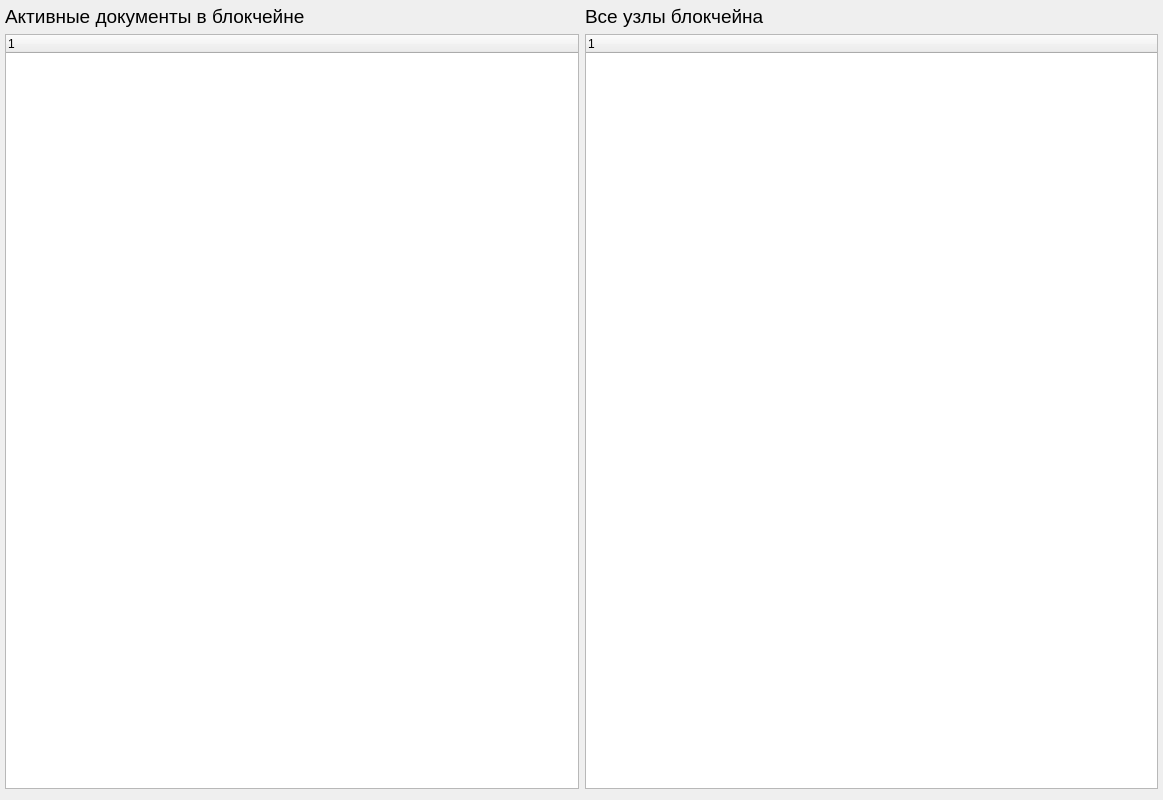
<?xml version="1.0" encoding="UTF-8"?>
<ui version="4.0">
 <class>Node_Form</class>
 <widget class="QWidget" name="Node_Form">
  <property name="geometry">
   <rect>
    <x>0</x>
    <y>0</y>
    <width>1163</width>
    <height>800</height>
   </rect>
  </property>
  <property name="minimumSize">
   <size>
    <width>700</width>
    <height>400</height>
   </size>
  </property>
  <property name="maximumSize">
   <size>
    <width>1600</width>
    <height>800</height>
   </size>
  </property>
  <property name="windowTitle">
   <string>Form</string>
  </property>
  <layout class="QVBoxLayout" name="verticalLayout_2">
   <property name="leftMargin">
    <number>0</number>
   </property>
   <property name="topMargin">
    <number>0</number>
   </property>
   <property name="rightMargin">
    <number>0</number>
   </property>
   <property name="bottomMargin">
    <number>0</number>
   </property>
   <item>
    <widget class="QWidget" name="widget_2" native="true">
     <property name="maximumSize">
      <size>
       <width>16777215</width>
       <height>16777215</height>
      </size>
     </property>
     <layout class="QHBoxLayout" name="horizontalLayout_2">
      <property name="leftMargin">
       <number>5</number>
      </property>
      <property name="topMargin">
       <number>5</number>
      </property>
      <property name="rightMargin">
       <number>5</number>
      </property>
      <property name="bottomMargin">
       <number>5</number>
      </property>
      <item>
       <widget class="QWidget" name="widget_4" native="true">
        <layout class="QVBoxLayout" name="verticalLayout_3">
         <property name="leftMargin">
          <number>0</number>
         </property>
         <property name="topMargin">
          <number>0</number>
         </property>
         <property name="rightMargin">
          <number>0</number>
         </property>
         <property name="bottomMargin">
          <number>0</number>
         </property>
         <item>
          <widget class="QLabel" name="label_2">
           <property name="maximumSize">
            <size>
             <width>16777215</width>
             <height>30</height>
            </size>
           </property>
           <property name="font">
            <font>
             <family>Arial</family>
             <pointsize>14</pointsize>
            </font>
           </property>
           <property name="text">
            <string>Активные документы в блокчейне</string>
           </property>
          </widget>
         </item>
         <item>
          <widget class="QTreeWidget" name="activ_docx_treeWidget">
           <column>
            <property name="text">
             <string notr="true">1</string>
            </property>
           </column>
          </widget>
         </item>
        </layout>
       </widget>
      </item>
      <item>
       <widget class="QWidget" name="widget_3" native="true">
        <layout class="QVBoxLayout" name="verticalLayout">
         <property name="leftMargin">
          <number>0</number>
         </property>
         <property name="topMargin">
          <number>0</number>
         </property>
         <property name="rightMargin">
          <number>0</number>
         </property>
         <property name="bottomMargin">
          <number>0</number>
         </property>
         <item>
          <widget class="QLabel" name="label">
           <property name="maximumSize">
            <size>
             <width>16777215</width>
             <height>30</height>
            </size>
           </property>
           <property name="font">
            <font>
             <family>Arial</family>
             <pointsize>14</pointsize>
            </font>
           </property>
           <property name="text">
            <string>Все узлы блокчейна</string>
           </property>
          </widget>
         </item>
         <item>
          <widget class="QTreeWidget" name="nodes_treeWidget">
           <column>
            <property name="text">
             <string notr="true">1</string>
            </property>
           </column>
          </widget>
         </item>
        </layout>
       </widget>
      </item>
     </layout>
    </widget>
   </item>
   <item>
    <widget class="QWidget" name="operation_widget" native="true">
     <property name="maximumSize">
      <size>
       <width>1600</width>
       <height>160</height>
      </size>
     </property>
     <layout class="QVBoxLayout" name="verticalLayout_4">
      <property name="leftMargin">
       <number>0</number>
      </property>
      <property name="topMargin">
       <number>0</number>
      </property>
      <property name="rightMargin">
       <number>0</number>
      </property>
      <property name="bottomMargin">
       <number>0</number>
      </property>
     </layout>
    </widget>
   </item>
  </layout>
 </widget>
 <resources/>
 <connections/>
</ui>
